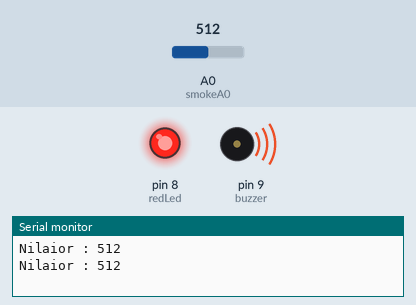
A sketch run on a simulated Arduino Uno, built with avr-gcc and run on an emulated ATmega328P. Shown: output pins drawn as LEDs (lit = HIGH), buzzer (waves = sounding), the last lines printed to the serial monitor. The test bench sets the inputs (shaded band); at power-on: A0 (smokeA0) = 512.

Above: at 3.8 s.
3.9 s: A0 (smokeA0) set to 112
7.8 s: A0 (smokeA0) set to 94
At 9.4 s:
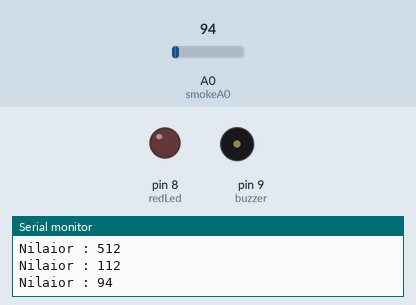
11.7 s: A0 (smokeA0) set to 110
At 13.7 s:
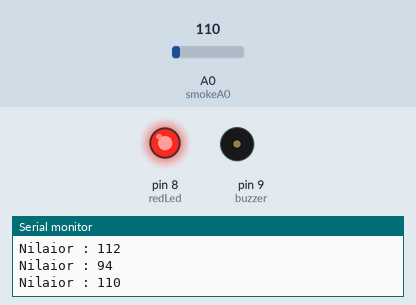
19.4 s: A0 (smokeA0) set to 90
At 22.3 s:
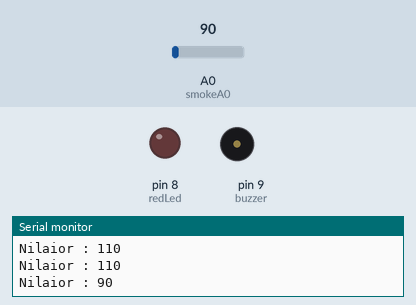
Timing chart, 0 to 23.8 s (numbered marks = the images above; inputs shaded):
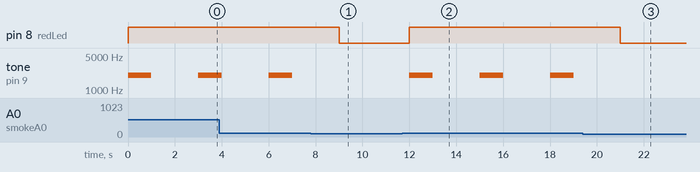

Measured:
- the behaviour switches between 101 and 100 on A0 (smokeA0) (found by bisection; images 0 and 1)
- after the input at 7.8 s, pin 8 (redLed): HIGH → LOW after 1.2 s; tone on pin 9 (buzzer): stays silent (without the input it goes to 2000 Hz after 1.2 s)
- after the input at 11.7 s, pin 8 (redLed): LOW → HIGH after 0.30 s; tone on pin 9 (buzzer): alternates 2000 Hz for 1.0 s and silent for 2.0 s, starting after 0.30 s
- after the input at 19.4 s, pin 8 (redLed): HIGH → LOW after 1.6 s; tone on pin 9 (buzzer): stays silent (without the input it goes to 2000 Hz after 1.6 s)

The sketch:

sketch_nov09a.ino
```cpp
//Identifikasi setiap sensor
int redLed = 8;
int buzzer = 9;

//sensor MQ2
int smokeA0 = A0;
int batasNilai = 100;

void setup()
{
  Serial.begin(9600);
  pinMode(smokeA0, INPUT);
  pinMode(buzzer, OUTPUT);
  pinMode(redLed, OUTPUT);
}

void loop()
{
 //nilai yang muncul di sensor MQ2
 int analogSensor = analogRead(smokeA0);

 //cetak secara serial
 Serial.print("Nilaior : ");
 Serial.println(analogSensor);

 //jika nilai sensor lebih besar dari batas nilai maka
 if (analogSensor > batasNilai)
 {
  //lampu led nyala
  digitalWrite(redLed, HIGH);

  //buzzer bunyi
  tone(buzzer, 2000, 1000);
 }
 else
 {
  //jika dibawah dari batas nilai maka
  //lampu led mati
  digitalWrite(redLed, LOW);

  //buzzer off
  noTone(buzzer);
 }

 //Diulangi tiap 3 detik
 delay(3000);
 }
```
